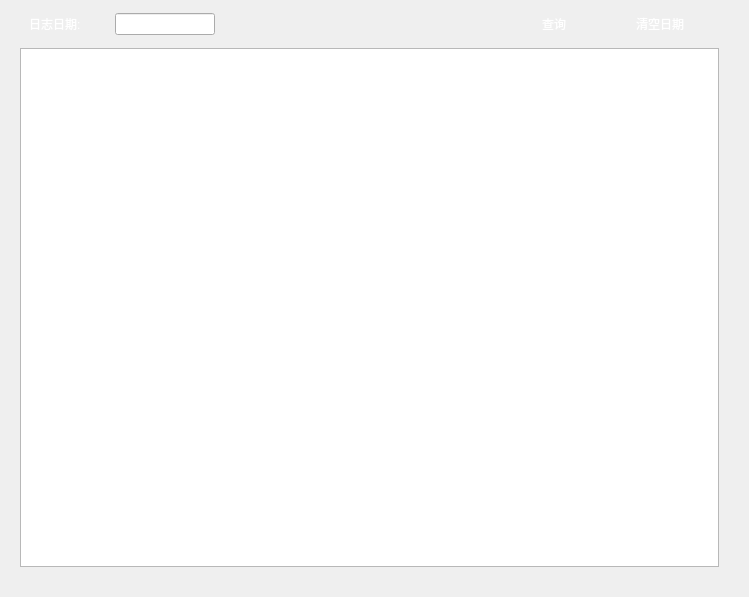
<?xml version="1.0" encoding="UTF-8"?>
<ui version="4.0">
 <class>NewShowLogHistory</class>
 <widget class="QDialog" name="NewShowLogHistory">
  <property name="geometry">
   <rect>
    <x>0</x>
    <y>0</y>
    <width>749</width>
    <height>597</height>
   </rect>
  </property>
  <property name="windowTitle">
   <string>Dialog</string>
  </property>
  <layout class="QHBoxLayout" name="horizontalLayout">
   <property name="leftMargin">
    <number>0</number>
   </property>
   <property name="topMargin">
    <number>0</number>
   </property>
   <property name="rightMargin">
    <number>0</number>
   </property>
   <property name="bottomMargin">
    <number>0</number>
   </property>
   <item>
    <widget class="QWidget" name="widget" native="true">
     <property name="styleSheet">
      <string notr="true">QWidget#widget_title
{
	border-image: url(:/images/images/back_title.png);
}


QPushButton#starttimeBtn
{
	border-image: url(:/toolWidget/cl.png);
	border:0px ;
}

QLabel
{
	color: rgb(255, 255, 255);
}

QPushButton
{
	border-image: url(:/images/images/button_search.png);
	border-radius:5px;
	color: rgb(255, 255, 255);
}

QLineEdit
{
	color: rgb(0, 0, 0);
}

QTextBrowser
{
	color: rgb(255, 255, 255);
	border-image: url(:/images/images/whole_back_2.png);
}</string>
     </property>
     <layout class="QVBoxLayout" name="verticalLayout">
      <property name="spacing">
       <number>0</number>
      </property>
      <property name="leftMargin">
       <number>20</number>
      </property>
      <property name="topMargin">
       <number>0</number>
      </property>
      <property name="rightMargin">
       <number>30</number>
      </property>
      <property name="bottomMargin">
       <number>30</number>
      </property>
      <item>
       <widget class="QWidget" name="widget_title" native="true">
        <layout class="QHBoxLayout" name="horizontalLayout_3">
         <item>
          <layout class="QHBoxLayout" name="horizontalLayout_2">
           <item>
            <widget class="QLabel" name="label">
             <property name="minimumSize">
              <size>
               <width>80</width>
               <height>30</height>
              </size>
             </property>
             <property name="maximumSize">
              <size>
               <width>80</width>
               <height>30</height>
              </size>
             </property>
             <property name="text">
              <string>日志日期:</string>
             </property>
            </widget>
           </item>
           <item>
            <widget class="QLineEdit" name="starttime">
             <property name="minimumSize">
              <size>
               <width>100</width>
               <height>0</height>
              </size>
             </property>
             <property name="maximumSize">
              <size>
               <width>100</width>
               <height>16777215</height>
              </size>
             </property>
             <property name="text">
              <string/>
             </property>
            </widget>
           </item>
           <item>
            <widget class="QPushButton" name="starttimeBtn">
             <property name="minimumSize">
              <size>
               <width>30</width>
               <height>30</height>
              </size>
             </property>
             <property name="maximumSize">
              <size>
               <width>27</width>
               <height>16777215</height>
              </size>
             </property>
             <property name="text">
              <string/>
             </property>
             <property name="iconSize">
              <size>
               <width>30</width>
               <height>30</height>
              </size>
             </property>
            </widget>
           </item>
          </layout>
         </item>
         <item>
          <spacer name="horizontalSpacer">
           <property name="orientation">
            <enum>Qt::Horizontal</enum>
           </property>
           <property name="sizeHint" stdset="0">
            <size>
             <width>259</width>
             <height>20</height>
            </size>
           </property>
          </spacer>
         </item>
         <item>
          <widget class="QPushButton" name="query">
           <property name="minimumSize">
            <size>
             <width>100</width>
             <height>30</height>
            </size>
           </property>
           <property name="maximumSize">
            <size>
             <width>100</width>
             <height>30</height>
            </size>
           </property>
           <property name="text">
            <string>查询</string>
           </property>
          </widget>
         </item>
         <item>
          <widget class="QPushButton" name="clearTime">
           <property name="minimumSize">
            <size>
             <width>100</width>
             <height>30</height>
            </size>
           </property>
           <property name="maximumSize">
            <size>
             <width>100</width>
             <height>30</height>
            </size>
           </property>
           <property name="text">
            <string>清空日期</string>
           </property>
          </widget>
         </item>
        </layout>
       </widget>
      </item>
      <item>
       <widget class="QTextBrowser" name="showLog">
        <property name="html">
         <string>&lt;!DOCTYPE HTML PUBLIC &quot;-//W3C//DTD HTML 4.0//EN&quot; &quot;http://www.w3.org/TR/REC-html40/strict.dtd&quot;&gt;
&lt;html&gt;&lt;head&gt;&lt;meta name=&quot;qrichtext&quot; content=&quot;1&quot; /&gt;&lt;style type=&quot;text/css&quot;&gt;
p, li { white-space: pre-wrap; }
&lt;/style&gt;&lt;/head&gt;&lt;body style=&quot; font-family:'Ubuntu'; font-size:11pt; font-weight:400; font-style:normal;&quot;&gt;
&lt;p style=&quot;-qt-paragraph-type:empty; margin-top:0px; margin-bottom:0px; margin-left:0px; margin-right:0px; -qt-block-indent:0; text-indent:0px;&quot;&gt;&lt;br /&gt;&lt;/p&gt;&lt;/body&gt;&lt;/html&gt;</string>
        </property>
       </widget>
      </item>
     </layout>
    </widget>
   </item>
  </layout>
 </widget>
 <resources/>
 <connections/>
</ui>
